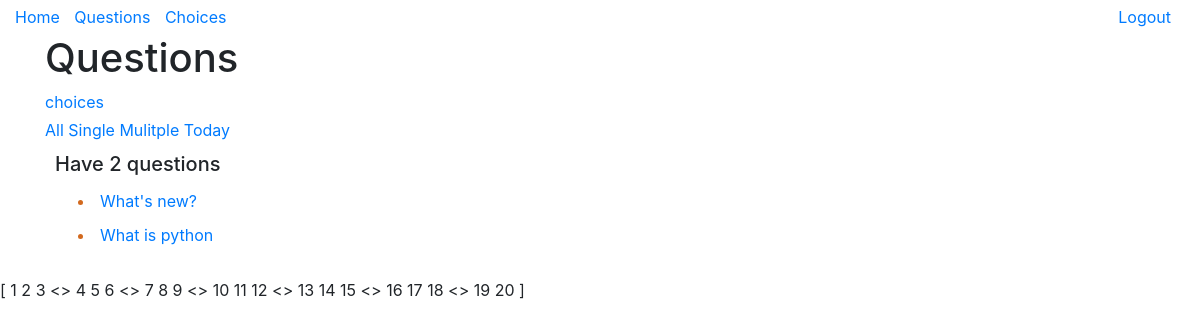
The app's page /polls/ (signed in), older data.
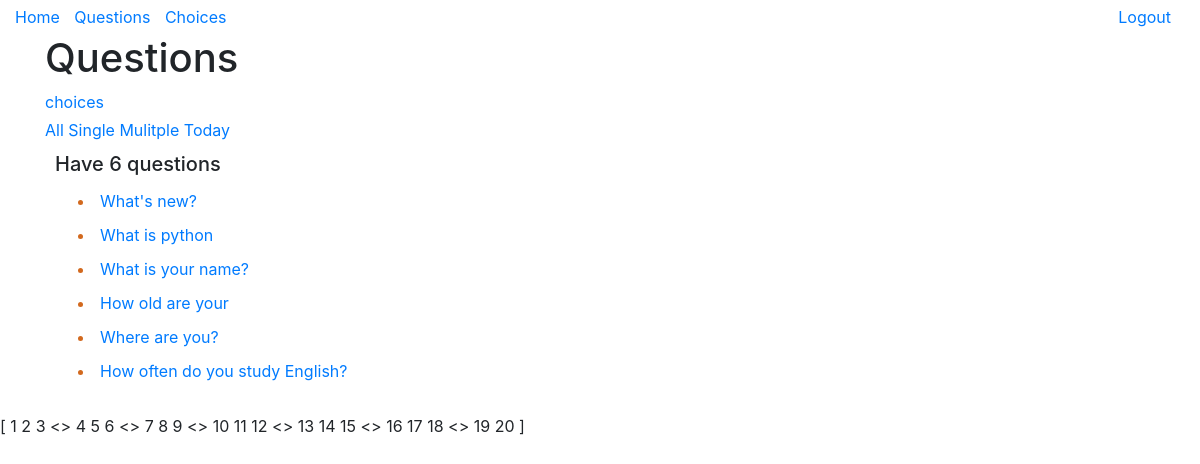
The same page, newer data.
### polls/models.py (models this page shows, shortened)
class Question(models.Model):
    question_text = models.CharField(max_length=200)
    pub_date = models.DateTimeField("date published")
    question_note = models.CharField(max_length=200, null=True, blank=True, verbose_name="Note")
    type = models.CharField(max_length=100, choices=QUESTION_TYPES, null=True, default="Single", verbose_name="Question type")
    objects = QuestionQuerySet.as_manager()

### polls/views.py (the view)
# urls.py: path("", views.index, name="index" ),
@login_required
def index(request: HttpRequest):
    question_type = request.GET.get("type")
    query_date = request.GET.get("date")
    qs = Question.objects.all()
    if question_type is  not None:
        qs = qs.filter(Q(type=question_type))
    if query_date is not None and query_date =="today":
        qs =  Question.objects.published_today()
    objs = qs
    num = qs.count()
    context = {"question": {"name":"chumano"},
               "questions": objs,
               "num_questions": num,
               }
    return render(request, "question/list.html",  context)

### polls/templates/question/list.html (shortened to what this page needs)
{% extends "base.html" %}
{% load static %}
{% block head %}
    {{ block.super }}
    <link href="{% static 'polls/css/base.css' %}" rel="stylesheet"/>
{% endblock head %}
{% block content %}
<h1>Questions</h1>
<a href="/polls/choices">{{ "choices" }}</a>
<div class="questions-filters" style="margin-top:4px">
    <a href="{% url 'index' %}"> All </a>
    <a href="{% url 'index' %}?type=Single"> Single </a>
    <a href="{% url 'index' %}?type=Multiple"> Mulitple </a>
    <a href="{% url 'index' %}?date=today"> Today </a>
</div>
<div class="questions-container">
    {% if questions %}
    <h5>Have {{num_questions}} questions</h5>
    <ul>
    {% for question in questions %}
        <li class="question-item" >
            <a href="{% url 'detail' question.id %}">
            {{ question.question_text | center:"2000" }}
            </a>
        </li>
    {% endfor %}
    </ul>
    {% else %}
    <p>No questions are available.</p>
    {% endif %}
</div>
{% endblock %}

### mysite/templates/base.html (shortened to what this page needs)
{% load static %}
<!DOCTYPE html>
<html>
<head>
    <link href="{% static 'bootstrap/css/bootstrap.css' %}" rel="stylesheet"/>
    {% block head %}
     <link href="{% static 'css/base.css' %}" rel="stylesheet"/>
    {% endblock head %}
</head>
<body>
    <div class="nav-container d-flex flex-row">
        <div class="mr-auto">
            <a href="/">{{ "Home" }}</a>
            <a href="/polls">{{ "Questions" }}</a>
            <a href="/polls/choices">{{ "Choices" }}</a>
        </div>
        <div class="mr-4">
            {% if user.is_authenticated %}
            <a href="{% url 'logout'%}">Logout </a>
            {% else %}
            <a href="{% url 'login'%}">Login </a>
            {% endif %}
        </div>
    </div>
    <div class="container">
        {% block content %}{% endblock content %}
    </div>
    {% for _ in ''|center:20 %}
        {% if forloop.first %} [ {% endif %}
        {{ forloop.counter }}
        {% if forloop.counter|divisibleby:3 %}
            <>
        {% endif%}
        {% if forloop.last %} ] {% endif %}
    {% endfor %}
</body>
</html>

### mysite/static/css/base.css (style rules this page uses)
.nav-container { padding: 5px; }
.nav-container a { margin-left: 10px; }

### polls/static/polls/css/base.css (style rules this page uses)
.questions-container { padding: 10px; }
.questions-container .question-item { padding: 5px; color: chocolate; }
.questions-filters a { margin-left: 10x; }

Row changes from the older to the newer data that the page shows:
added Question: question_text "What is your name?"
added Question: question_text "How old are your"
added Question: question_text "Where are you?"
added Question: question_text "How often do you study English?"
Text that changed along with them:
{{ num_questions }}: "2" → "6"
